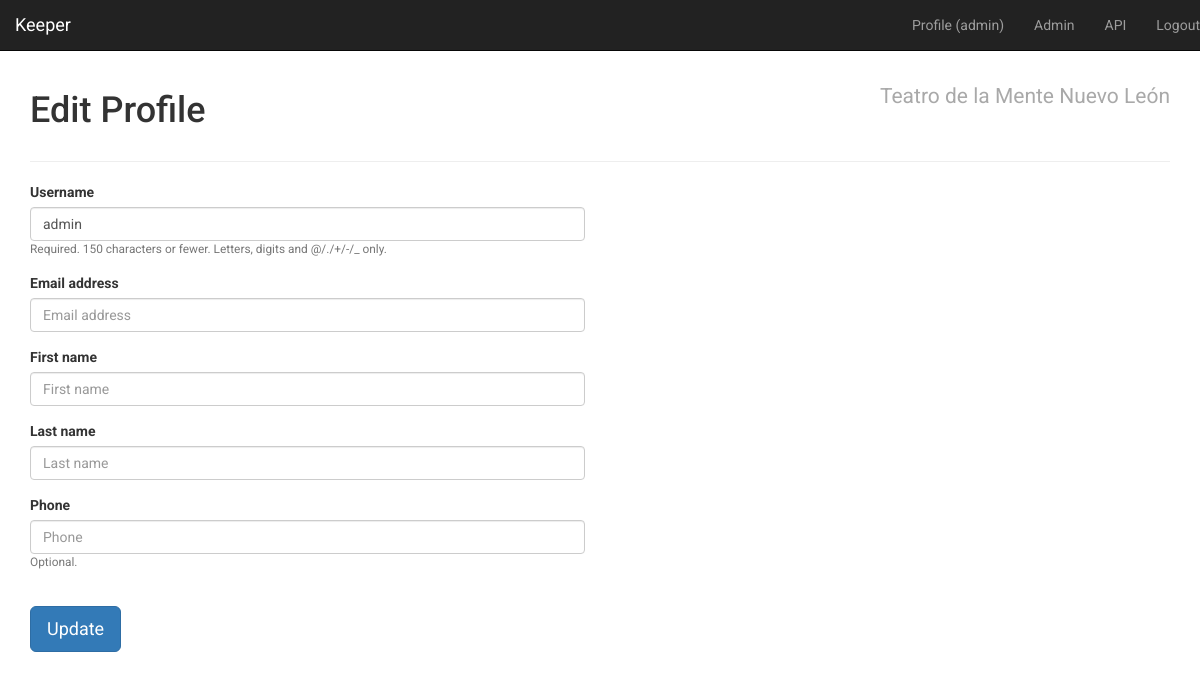
The page /profile/ (signed in) on the database its author committed.
### core/models.py (models this page shows, shortened)
class UserProfile(AbstractUser):
    phone = CharField(max_length=20, blank=True, help_text="Optional.")
    last_visit = DateTimeField(blank=True, null=True, editable=False)
    email_opt_out = BooleanField(default=False)
    class Meta:
        verbose_name = 'User Profile'

### organization/models.py (models this page shows, shortened)
class Membership(TimeStampedModel, StatusModel):
    STATUS = Choices(
        ('active', 'Active'),
        ('suspended', 'Suspended')
    )
    TITLES = Choices(
        ('storyteller', 'Storyteller'),
        ('coordinator', 'Coordinator')
    )
    user = ForeignKey(settings.AUTH_USER_MODEL, CASCADE, related_name="memberships")
    organization = ForeignKey(Organization, CASCADE, related_name="memberships")
    title = CharField(max_length=20, choices=TITLES, blank=True)
    external_id = CharField(max_length=20, blank=True, verbose_name='External ID')
    prestige_total = PositiveIntegerField(default=0, editable=False)
    prestige_level = ForeignKey('PrestigeLevel', SET_NULL, null=True, editable=False, related_name='memberships')
    objects = Manager()
    storytellers = QueryManager(title='storyteller')
    coordinators = QueryManager(title='coordinator')
    class Meta:
        unique_together = ('user', 'organization',)
        ordering = ('organization__name', 'user__username')

class BaseOrganization(Model):
    name = CharField(max_length=200, help_text="Required. Must be unique.", unique=True)
    class Meta:
        abstract = True

class Organization(BaseOrganization):
    site = ForeignKey(Site, DO_NOTHING, related_name='organizations', null=True)  # Django Site
    rules_url = URLField('Rules URL', blank=True, help_text='URL pointing to the organization rules document.')
    reference_code = SlugField('Reference Code', help_text='Unique short name or acronym.')
    prestige_cutoff = DateField(blank=True, null=True)
    class Meta:
        verbose_name = 'Organization'

### core/views.py (the view, shortened to what this page needs)
# urls.py: path('profile/', EditMyProfile.as_view(), name="profile"),
class EditMyProfile(UpdateView):
    template_name = 'change_form.html'
    model = UserProfile
    fields = (
        "username", "email",
        "first_name", "last_name", "phone",
    )
    model_name = "Profile"
    success_url = reverse_lazy('index')
    def get_object(self, queryset=None):
        return self.request.user

### organization/context_processors.py (called while the page is built)
def membership(request):
    context = {}
    if request.user and not request.user.is_anonymous:
        try:
            member_pk = request.session['membership']
            context['membership'] = Membership.objects.get(pk=member_pk, user=request.user)
        except (KeyError, Membership.DoesNotExist):
            context['membership'] = obj = Membership.objects.filter(user=request.user).first()
            if obj:
                request.session['membership'] = obj.pk
    return context

### templates/change_form.html (shortened to what this page needs)
{% extends 'base.html' %}{% load bootstrap3 %}
{% block content %}
  {% block mainform %}
    {% if form.is_multipart %}
      <form enctype="multipart/form-data" method="post">
    {% else %}
      <form method="post">
    {% endif %}
      <div class="row">
        <div class="col-md-6">
          {% block innerform %}
          {% bootstrap_form form %}
          {% endblock %}
          {% block submitrow %}
            <br>
            <input class="btn btn-lg btn-primary" type="submit"
              value="{% if view.submit_label %}{{ view.submit_label }}{% else %}{% if object %}Update{% else %}Create{% endif %}{% endif %}">
          {% endblock %}
        </div>
        <div class="col-md-6">
        </div>
      </div>
    </form>
  {% endblock %}
{% endblock %}

### templates/base.html (shortened to what this page needs)
{% load bootstrap3 static socialaccount %}
<html lang="en">
<head>
  {% bootstrap_css %}
    <link rel="stylesheet" type="text/css" href="{% static 'css/site.css' %}">
</head>
<body>
{% if user.is_authenticated %}
    {% block navbar %}
        {% include 'navbar.html' %}
    {% endblock %}
{% endif %}
<div id="content" class="container">{% block body %}
  {% if user.is_authenticated %}
    {% block header %}
      <div class="row">
        <div class="col-lg-6 col-sm12">
          <h1 class="content-title">
            {% block actiontitle %}
              {% if view.title %}
                {{ view.title }}
              {% elif view.model_name %}
                {% if object %}
                  <h1>Edit {{ view.model_name }}</h1>
                {% else %}
                  <h1>Create {{ view.model_name }}</h1>
                {% endif %}
              {% endif %}
            {% endblock %}
          </h1>
        </div>
        <div class="col-lg-6 col-sm12 organization-header">
          {% block memberhead %}
            {% if membership %}
              {{ membership.organization.name }}
            {% endif %}
          {% endblock %}
        </div>
      </div>
    {% endblock %}
    <hr>
    {% block content %}{% endblock %}
  {% else %}
    <p>
      <a href="{% url 'account_login' %}">Please login or signup here.</a>
    </p>
  {% endif %}
{% endblock %}</div>
</body>
</html>

### templates/navbar.html (shortened to what this page needs)
{% load bootstrap3 %}
<nav class="navbar navbar-inverse navbar-static-top">
    <div class="navbar-header">
        <a class="navbar-brand" href="{% url 'index' %}">Keeper</a>
    </div>
    <div class="collapse navbar-collapse">
        <ul class="nav navbar-nav navbar-right">
            <li><a href="{% url 'profile' %}">
              Profile ({{ user.username }})
            </a></li>
            {% if user.is_staff %}
                <li><a target="_blank" href="{% url 'admin:index' %}">
                  Admin
                </a></li>
                <li><a target="_blank" href="{% url 'api-root' %}">
                  API</a></li>
            {% endif %}
            <li><a href="{% url 'account_logout' %}">Logout</a></li>
        </ul>
    </div>
</nav>

### core/static/css/site.css (style rules this page uses)
body { font-family: 'Roboto', sans-serif; }
h1.content-title { margin-top: 5px; }
.organization-header { text-align: right; padding-top: 10px; font-size: 1.5em; color: darkgrey; }

### rows shown on the page
UserProfile: username "admin"
Membership: organization.name "Teatro de la Mente Nuevo León"

### other values the page prints
{{ view.model_name }} "Profile"
